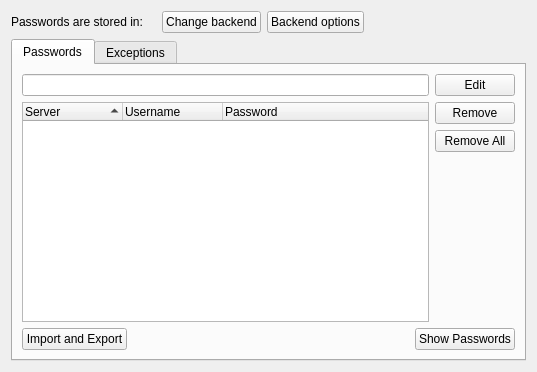
<?xml version="1.0" encoding="UTF-8"?>
<ui version="4.0">
 <class>AutoFillManager</class>
 <widget class="QWidget" name="AutoFillManager">
  <property name="geometry">
   <rect>
    <x>0</x>
    <y>0</y>
    <width>537</width>
    <height>372</height>
   </rect>
  </property>
  <layout class="QVBoxLayout" name="verticalLayout_3">
   <item>
    <layout class="QHBoxLayout" name="horizontalLayout">
     <item>
      <widget class="QLabel" name="label">
       <property name="sizePolicy">
        <sizepolicy hsizetype="Fixed" vsizetype="Preferred">
         <horstretch>0</horstretch>
         <verstretch>0</verstretch>
        </sizepolicy>
       </property>
       <property name="text">
        <string>Passwords are stored in:</string>
       </property>
      </widget>
     </item>
     <item>
      <widget class="QLabel" name="currentBackend"/>
     </item>
     <item>
      <widget class="QPushButton" name="changeBackend">
       <property name="text">
        <string>Change backend</string>
       </property>
      </widget>
     </item>
     <item>
      <widget class="QPushButton" name="backendOptions">
       <property name="text">
        <string>Backend options</string>
       </property>
      </widget>
     </item>
     <item>
      <spacer name="horizontalSpacer_2">
       <property name="orientation">
        <enum>Qt::Horizontal</enum>
       </property>
       <property name="sizeHint" stdset="0">
        <size>
         <width>40</width>
         <height>20</height>
        </size>
       </property>
      </spacer>
     </item>
    </layout>
   </item>
   <item>
    <widget class="QTabWidget" name="tabWidget">
     <property name="focusPolicy">
      <enum>Qt::NoFocus</enum>
     </property>
     <property name="currentIndex">
      <number>0</number>
     </property>
     <widget class="QWidget" name="tabPass">
      <attribute name="title">
       <string>Passwords</string>
      </attribute>
      <layout class="QGridLayout" name="gridLayout">
       <item row="2" column="0">
        <widget class="TreeWidget" name="treePass">
         <property name="indentation">
          <number>0</number>
         </property>
         <property name="sortingEnabled">
          <bool>true</bool>
         </property>
         <attribute name="headerMinimumSectionSize">
          <number>100</number>
         </attribute>
         <column>
          <property name="text">
           <string>Server</string>
          </property>
         </column>
         <column>
          <property name="text">
           <string>Username</string>
          </property>
         </column>
         <column>
          <property name="text">
           <string>Password</string>
          </property>
         </column>
        </widget>
       </item>
       <item row="3" column="0" colspan="2">
        <layout class="QHBoxLayout" name="showPasswordsLayout">
         <item>
          <widget class="QPushButton" name="importExport">
           <property name="sizePolicy">
            <sizepolicy hsizetype="Preferred" vsizetype="Preferred">
             <horstretch>0</horstretch>
             <verstretch>0</verstretch>
            </sizepolicy>
           </property>
           <property name="text">
            <string>Import and Export</string>
           </property>
          </widget>
         </item>
         <item>
          <widget class="QLabel" name="importExportLabel">
           <property name="text">
            <string/>
           </property>
          </widget>
         </item>
         <item>
          <spacer name="horizontalSpacer">
           <property name="orientation">
            <enum>Qt::Horizontal</enum>
           </property>
           <property name="sizeHint" stdset="0">
            <size>
             <width>40</width>
             <height>20</height>
            </size>
           </property>
          </spacer>
         </item>
         <item>
          <widget class="QPushButton" name="showPasswords">
           <property name="text">
            <string>Show Passwords</string>
           </property>
          </widget>
         </item>
        </layout>
       </item>
       <item row="1" column="0">
        <widget class="QLineEdit" name="search"/>
       </item>
       <item row="1" column="1" rowspan="2">
        <layout class="QVBoxLayout" name="verticalLayout">
         <item>
          <widget class="QPushButton" name="editPass">
           <property name="text">
            <string>Edit</string>
           </property>
          </widget>
         </item>
         <item>
          <widget class="QPushButton" name="removePass">
           <property name="text">
            <string>Remove</string>
           </property>
          </widget>
         </item>
         <item>
          <widget class="QPushButton" name="removeAllPass">
           <property name="text">
            <string>Remove All</string>
           </property>
          </widget>
         </item>
         <item>
          <spacer name="verticalSpacer">
           <property name="orientation">
            <enum>Qt::Vertical</enum>
           </property>
           <property name="sizeHint" stdset="0">
            <size>
             <width>20</width>
             <height>40</height>
            </size>
           </property>
          </spacer>
         </item>
        </layout>
       </item>
      </layout>
     </widget>
     <widget class="QWidget" name="tabExcept">
      <attribute name="title">
       <string>Exceptions</string>
      </attribute>
      <layout class="QHBoxLayout" name="horizontalLayout_3">
       <item>
        <widget class="TreeWidget" name="treeExcept">
         <property name="sortingEnabled">
          <bool>true</bool>
         </property>
         <column>
          <property name="text">
           <string>Server</string>
          </property>
         </column>
        </widget>
       </item>
       <item>
        <layout class="QVBoxLayout" name="verticalLayout_2">
         <item>
          <widget class="QPushButton" name="removeExcept">
           <property name="text">
            <string>Remove</string>
           </property>
          </widget>
         </item>
         <item>
          <widget class="QPushButton" name="removeAllExcept">
           <property name="text">
            <string>Remove All</string>
           </property>
          </widget>
         </item>
         <item>
          <spacer name="verticalSpacer_2">
           <property name="orientation">
            <enum>Qt::Vertical</enum>
           </property>
           <property name="sizeHint" stdset="0">
            <size>
             <width>20</width>
             <height>40</height>
            </size>
           </property>
          </spacer>
         </item>
        </layout>
       </item>
      </layout>
     </widget>
    </widget>
   </item>
  </layout>
 </widget>
 <customwidgets>
  <customwidget>
   <class>TreeWidget</class>
   <extends>QTreeWidget</extends>
   <header>mc.tools.TreeWidget</header>
  </customwidget>
 </customwidgets>
 <resources/>
 <connections/>
</ui>
